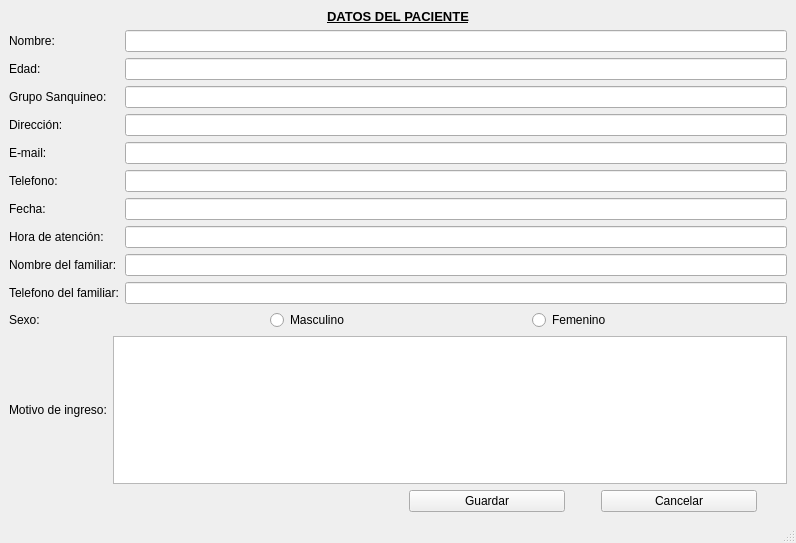
<?xml version="1.0" encoding="UTF-8"?>
<ui version="4.0">
 <class>MainWindow</class>
 <widget class="QMainWindow" name="MainWindow">
  <property name="geometry">
   <rect>
    <x>0</x>
    <y>0</y>
    <width>796</width>
    <height>543</height>
   </rect>
  </property>
  <property name="windowTitle">
   <string>MainWindow</string>
  </property>
  <widget class="QWidget" name="centralwidget">
   <layout class="QHBoxLayout" name="horizontalLayout_4">
    <item>
     <layout class="QVBoxLayout" name="verticalLayout">
      <item>
       <widget class="QLabel" name="label_principal">
        <property name="font">
         <font>
          <pointsize>10</pointsize>
          <weight>75</weight>
          <italic>false</italic>
          <bold>true</bold>
          <underline>true</underline>
          <strikeout>false</strikeout>
         </font>
        </property>
        <property name="text">
         <string>DATOS DEL PACIENTE</string>
        </property>
        <property name="alignment">
         <set>Qt::AlignCenter</set>
        </property>
        <property name="textInteractionFlags">
         <set>Qt::LinksAccessibleByMouse</set>
        </property>
       </widget>
      </item>
      <item>
       <layout class="QFormLayout" name="formLayout">
        <property name="fieldGrowthPolicy">
         <enum>QFormLayout::AllNonFixedFieldsGrow</enum>
        </property>
        <item row="0" column="0">
         <widget class="QLabel" name="label_nombre">
          <property name="text">
           <string>Nombre:</string>
          </property>
         </widget>
        </item>
        <item row="0" column="1">
         <widget class="QLineEdit" name="lineEdit_nombre"/>
        </item>
        <item row="1" column="0">
         <widget class="QLabel" name="label_edad">
          <property name="text">
           <string>Edad:</string>
          </property>
         </widget>
        </item>
        <item row="1" column="1">
         <widget class="QLineEdit" name="lineEdit_edad"/>
        </item>
        <item row="2" column="0">
         <widget class="QLabel" name="label_grupo_sanguineo">
          <property name="text">
           <string>Grupo Sanquineo:</string>
          </property>
         </widget>
        </item>
        <item row="2" column="1">
         <widget class="QLineEdit" name="lineEdit_grupo_sanguineo"/>
        </item>
        <item row="3" column="0">
         <widget class="QLabel" name="label_direccion">
          <property name="text">
           <string>Dirección:</string>
          </property>
         </widget>
        </item>
        <item row="3" column="1">
         <widget class="QLineEdit" name="lineEdit_direccion"/>
        </item>
        <item row="4" column="0">
         <widget class="QLabel" name="label_email">
          <property name="text">
           <string>E-mail:</string>
          </property>
         </widget>
        </item>
        <item row="4" column="1">
         <widget class="QLineEdit" name="lineEdit_email"/>
        </item>
        <item row="5" column="0">
         <widget class="QLabel" name="label_telefono">
          <property name="text">
           <string>Telefono:</string>
          </property>
         </widget>
        </item>
        <item row="5" column="1">
         <widget class="QLineEdit" name="lineEdit_telefono"/>
        </item>
        <item row="6" column="0">
         <widget class="QLabel" name="label_fecha">
          <property name="text">
           <string>Fecha:</string>
          </property>
         </widget>
        </item>
        <item row="6" column="1">
         <widget class="QLineEdit" name="lineEdit_fecha"/>
        </item>
        <item row="7" column="0">
         <widget class="QLabel" name="label_hora">
          <property name="text">
           <string>Hora de atención:</string>
          </property>
         </widget>
        </item>
        <item row="7" column="1">
         <widget class="QLineEdit" name="lineEdit_hora"/>
        </item>
        <item row="8" column="0">
         <widget class="QLabel" name="label_nombre_familiar">
          <property name="text">
           <string>Nombre del familiar:</string>
          </property>
         </widget>
        </item>
        <item row="8" column="1">
         <widget class="QLineEdit" name="lineEdit_nombre_familiar"/>
        </item>
        <item row="9" column="0">
         <widget class="QLabel" name="label_telefon_familiar">
          <property name="text">
           <string>Telefono del familiar:</string>
          </property>
         </widget>
        </item>
        <item row="9" column="1">
         <widget class="QLineEdit" name="lineEdit_telefono_familiar"/>
        </item>
       </layout>
      </item>
      <item>
       <layout class="QHBoxLayout" name="horizontalLayout_2">
        <item>
         <widget class="QLabel" name="label_sexo">
          <property name="text">
           <string>Sexo:</string>
          </property>
         </widget>
        </item>
        <item>
         <widget class="QRadioButton" name="radioButton_masculino">
          <property name="text">
           <string>Masculino</string>
          </property>
         </widget>
        </item>
        <item>
         <widget class="QRadioButton" name="radioButton_femenino">
          <property name="text">
           <string>Femenino</string>
          </property>
         </widget>
        </item>
       </layout>
      </item>
      <item>
       <layout class="QHBoxLayout" name="horizontalLayout">
        <item>
         <widget class="QLabel" name="label_motivo">
          <property name="text">
           <string>Motivo de ingreso:</string>
          </property>
         </widget>
        </item>
        <item>
         <widget class="QTextEdit" name="textEdit_mmotivo"/>
        </item>
       </layout>
      </item>
      <item>
       <layout class="QHBoxLayout" name="horizontalLayout_3">
        <item>
         <spacer name="horizontalSpacer">
          <property name="orientation">
           <enum>Qt::Horizontal</enum>
          </property>
          <property name="sizeType">
           <enum>QSizePolicy::Maximum</enum>
          </property>
          <property name="sizeHint" stdset="0">
           <size>
            <width>400</width>
            <height>20</height>
           </size>
          </property>
         </spacer>
        </item>
        <item>
         <widget class="QPushButton" name="pushButton_guardar">
          <property name="text">
           <string>Guardar</string>
          </property>
         </widget>
        </item>
        <item>
         <spacer name="horizontalSpacer_2">
          <property name="orientation">
           <enum>Qt::Horizontal</enum>
          </property>
          <property name="sizeType">
           <enum>QSizePolicy::Maximum</enum>
          </property>
          <property name="sizeHint" stdset="0">
           <size>
            <width>30</width>
            <height>20</height>
           </size>
          </property>
         </spacer>
        </item>
        <item>
         <widget class="QPushButton" name="pushButton_cancelar">
          <property name="text">
           <string>Cancelar</string>
          </property>
         </widget>
        </item>
        <item>
         <spacer name="horizontalSpacer_3">
          <property name="orientation">
           <enum>Qt::Horizontal</enum>
          </property>
          <property name="sizeType">
           <enum>QSizePolicy::Maximum</enum>
          </property>
          <property name="sizeHint" stdset="0">
           <size>
            <width>30</width>
            <height>20</height>
           </size>
          </property>
         </spacer>
        </item>
       </layout>
      </item>
     </layout>
    </item>
   </layout>
  </widget>
  <widget class="QStatusBar" name="statusbar"/>
 </widget>
 <resources/>
 <connections/>
</ui>
